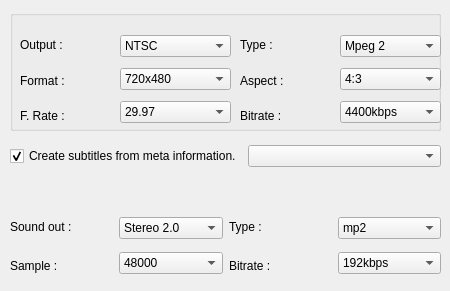
   <widget class="QWidget" name="tab_3">
    <attribute name="title">
     <string>Transcoding</string>
    </attribute>
    <widget class="QGroupBox" name="groupBox_5">
     <property name="geometry">
      <rect>
       <x>10</x>
       <y>10</y>
       <width>431</width>
       <height>121</height>
      </rect>
     </property>
     <property name="title">
      <string/>
     </property>
     <widget class="QWidget" name="verticalLayoutWidget_11">
      <property name="geometry">
       <rect>
        <x>10</x>
        <y>20</y>
        <width>91</width>
        <height>101</height>
       </rect>
      </property>
      <layout class="QVBoxLayout" name="verticalLayout_11">
       <item>
        <widget class="QLabel" name="textLabel1_2_3_3">
         <property name="text">
          <string>Output :</string>
         </property>
        </widget>
       </item>
       <item>
        <widget class="QLabel" name="textLabel1_6">
         <property name="text">
          <string>Format :</string>
         </property>
        </widget>
       </item>
       <item>
        <widget class="QLabel" name="textLabel1_2_3_2">
         <property name="text">
          <string>F. Rate :</string>
         </property>
        </widget>
       </item>
      </layout>
     </widget>
     <widget class="QWidget" name="verticalLayoutWidget_12">
      <property name="geometry">
       <rect>
        <x>110</x>
        <y>20</y>
        <width>111</width>
        <height>101</height>
       </rect>
      </property>
      <layout class="QVBoxLayout" name="verticalLayout_12">
       <item>
        <widget class="QComboBox" name="m_pComboVideoOut">
         <item>
          <property name="text">
           <string>NTSC</string>
          </property>
         </item>
         <item>
          <property name="text">
           <string>PAL</string>
          </property>
         </item>
         <item>
          <property name="text">
           <string>Custom</string>
          </property>
         </item>
        </widget>
       </item>
       <item>
        <widget class="QComboBox" name="m_pComboVideoResolution">
         <item>
          <property name="text">
           <string>720x480</string>
          </property>
         </item>
         <item>
          <property name="text">
           <string>704x480</string>
          </property>
         </item>
         <item>
          <property name="text">
           <string>352x480</string>
          </property>
         </item>
         <item>
          <property name="text">
           <string>352x240</string>
          </property>
         </item>
        </widget>
       </item>
       <item>
        <widget class="QComboBox" name="m_pComboVideoRate">
         <item>
          <property name="text">
           <string>29.97</string>
          </property>
         </item>
        </widget>
       </item>
      </layout>
     </widget>
     <widget class="QWidget" name="verticalLayoutWidget_13">
      <property name="geometry">
       <rect>
        <x>230</x>
        <y>20</y>
        <width>91</width>
        <height>101</height>
       </rect>
      </property>
      <layout class="QVBoxLayout" name="verticalLayout_13">
       <item>
        <widget class="QLabel" name="textLabel1_6_3">
         <property name="text">
          <string>Type :</string>
         </property>
        </widget>
       </item>
       <item>
        <widget class="QLabel" name="textLabel1_2_3">
         <property name="text">
          <string>Aspect :</string>
         </property>
        </widget>
       </item>
       <item>
        <widget class="QLabel" name="textLabel1_2_3_4">
         <property name="text">
          <string>Bitrate :</string>
         </property>
        </widget>
       </item>
      </layout>
     </widget>
     <widget class="QWidget" name="verticalLayoutWidget_14">
      <property name="geometry">
       <rect>
        <x>330</x>
        <y>20</y>
        <width>101</width>
        <height>101</height>
       </rect>
      </property>
      <layout class="QVBoxLayout" name="verticalLayout_14">
       <item>
        <widget class="QComboBox" name="m_pComboVideoType">
         <item>
          <property name="text">
           <string>Mpeg 2</string>
          </property>
         </item>
         <item>
          <property name="text">
           <string>Mpeg 1</string>
          </property>
         </item>
        </widget>
       </item>
       <item>
        <widget class="QComboBox" name="m_pComboVideoAspect">
         <item>
          <property name="text">
           <string>4:3</string>
          </property>
         </item>
         <item>
          <property name="text">
           <string>16:9</string>
          </property>
         </item>
         <item>
          <property name="text">
           <string>2.21:1</string>
          </property>
         </item>
         <item>
          <property name="text">
           <string>1:1</string>
          </property>
         </item>
        </widget>
       </item>
       <item>
        <widget class="QComboBox" name="m_pComboVideoBitrate">
         <item>
          <property name="text">
           <string>4400kbps</string>
          </property>
         </item>
         <item>
          <property name="text">
           <string>2800kbps</string>
          </property>
         </item>
         <item>
          <property name="text">
           <string>3000kbps</string>
          </property>
         </item>
         <item>
          <property name="text">
           <string>6600kbps</string>
          </property>
         </item>
         <item>
          <property name="text">
           <string>8800kbps</string>
          </property>
         </item>
         <item>
          <property name="text">
           <string>9800kbps</string>
          </property>
         </item>
        </widget>
       </item>
      </layout>
     </widget>
    </widget>
    <widget class="QWidget" name="horizontalLayoutWidget_27">
     <property name="geometry">
      <rect>
       <x>10</x>
       <y>210</y>
       <width>431</width>
       <height>72</height>
      </rect>
     </property>
     <layout class="QHBoxLayout" name="horizontalLayout_27">
      <item>
       <layout class="QVBoxLayout" name="verticalLayout_15">
        <item>
         <widget class="QLabel" name="textLabel1_6_4_2">
          <property name="text">
           <string>Sound out :</string>
          </property>
         </widget>
        </item>
        <item>
         <widget class="QLabel" name="textLabel1_6_4">
          <property name="text">
           <string>Sample :</string>
          </property>
         </widget>
        </item>
       </layout>
      </item>
      <item>
       <layout class="QVBoxLayout" name="verticalLayout_16">
        <item>
         <widget class="QComboBox" name="m_pComboAudioOut">
          <item>
           <property name="text">
            <string>Stereo 2.0</string>
           </property>
          </item>
          <item>
           <property name="text">
            <string>Surround 5.1</string>
           </property>
          </item>
          <item>
           <property name="text">
            <string>Mono 1.0</string>
           </property>
          </item>
          <item>
           <property name="text">
            <string>Original</string>
           </property>
          </item>
         </widget>
        </item>
        <item>
         <widget class="QComboBox" name="m_pComboAudioSampleRate">
          <item>
           <property name="text">
            <string>48000</string>
           </property>
          </item>
         </widget>
        </item>
       </layout>
      </item>
      <item>
       <layout class="QVBoxLayout" name="verticalLayout_17">
        <item>
         <widget class="QLabel" name="textLabel1_6_4_2_2">
          <property name="text">
           <string>Type :</string>
          </property>
         </widget>
        </item>
        <item>
         <widget class="QLabel" name="textLabel1_2_3_4_2">
          <property name="text">
           <string>Bitrate :</string>
          </property>
         </widget>
        </item>
       </layout>
      </item>
      <item>
       <layout class="QVBoxLayout" name="verticalLayout_18">
        <item>
         <widget class="QComboBox" name="m_pComboAudioType">
          <item>
           <property name="text">
            <string>mp2</string>
           </property>
          </item>
          <item>
           <property name="text">
            <string>ac3</string>
           </property>
          </item>
          <item>
           <property name="text">
            <string>pcm</string>
           </property>
          </item>
          <item>
           <property name="text">
            <string>copy</string>
           </property>
          </item>
         </widget>
        </item>
        <item>
         <widget class="QComboBox" name="m_pComboAudioBitrate">
          <item>
           <property name="text">
            <string>192kbps</string>
           </property>
          </item>
          <item>
           <property name="text">
            <string>128kbps</string>
           </property>
          </item>
          <item>
           <property name="text">
            <string>32kbps</string>
           </property>
          </item>
          <item>
           <property name="text">
            <string>64kbps</string>
           </property>
          </item>
          <item>
           <property name="text">
            <string>224kbps</string>
           </property>
          </item>
          <item>
           <property name="text">
            <string>384kbps</string>
           </property>
          </item>
          <item>
           <property name="text">
            <string>768kbps</string>
           </property>
          </item>
          <item>
           <property name="text">
            <string>1536kbps</string>
           </property>
          </item>
         </widget>
        </item>
       </layout>
      </item>
     </layout>
    </widget>
    <widget class="QWidget" name="horizontalLayoutWidget_28">
     <property name="geometry">
      <rect>
       <x>10</x>
       <y>140</y>
       <width>431</width>
       <height>33</height>
      </rect>
     </property>
     <layout class="QHBoxLayout" name="horizontalLayout_28">
      <item>
       <widget class="QCheckBox" name="m_pCheckCreateSubtitles">
        <property name="text">
         <string>Create subtitles from meta information.</string>
        </property>
        <property name="checked">
         <bool>true</bool>
        </property>
       </widget>
      </item>
      <item>
       <widget class="QComboBox" name="m_pComboLanguage"/>
      </item>
     </layout>
    </widget>
   </widget>
